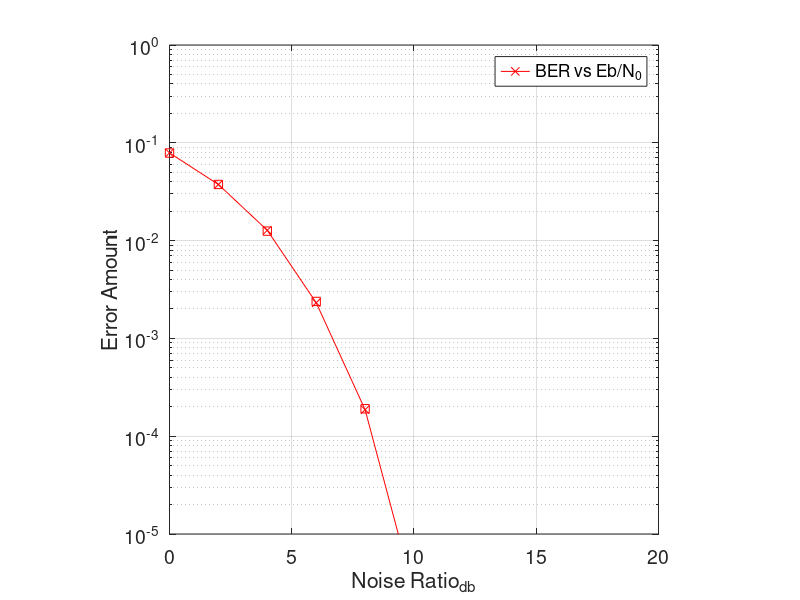

Reproduce this figure in MATLAB.
clear all
warning off
%%%%%%% INITIALIZATION %%%%%%%%%%%%%%%%%
Infty=50;
nBitsPerFrame=2000;
max_nFrame =2000;
fErrLim=100;
snr_db=0:2:20;
Eb_n0=zeros(size(snr_db));  %Initializing Eb/N0
%%%%% SYMBOL CONSTELLATION %%%%%%%%%
tb2=[0;1];
nBitPerSym=1;
M=2^nBitPerSym;
symbolBook=exp(1j*2*pi*[0:(M-1)]/M);
bitBook=tb2;
%%%%%%%%%%%%%%ERROR MATRICES%%%%%%%%%%%%%%%%%%%%
nSymPerFrame=nBitsPerFrame/nBitPerSym;
errbits=zeros(length(snr_db), 1);
nFrames=zeros(length(snr_db), 1);
fErrs=errbits;
%%%%%%%%%%%%%%%%%%%%%%%%%%%%%%%%%%%%%%%%%%%%%%%
for nEN = 1:length(snr_db) % SNR POINTS
    snr_p=snr_db(nEN);
    en = 10^(snr_p/10); % convert SNR from unit db to normal numbers
    Eb_n0(nEN)= 10*log10(en/nBitPerSym); % Calculating Eb/N0 in unit db
    sigma = 1/sqrt(en); % standard deviation of AWGN noise
    nframe = 0;
    while (nframe<max_nFrame) && (fErrs(nEN)<fErrLim)
        errbit_count=0;
        nframe = nframe + 1;
        info_bits=round(rand(1,nBitsPerFrame));
        info_matrix=reshape(info_bits, nBitPerSym, nSymPerFrame);
        sym_vec=ones(1,nSymPerFrame);
        for v=1:nBitPerSym
            sym_vec=sym_vec+info_matrix(v,:).*2^(nBitPerSym-v);
        end
        sym_seq=symbolBook(sym_vec);
        %%%%%%%%%%%%%CHANNEL %%%%%%%%%%%%%%%%%%%%%
        noise=1/sqrt(2)*[randn(1, nSymPerFrame) + 1j*randn(1,nSymPerFrame)];
        det_seq=zeros(1,nBitsPerFrame);
        rec_sig=sym_seq+sigma*noise;
        %%%%DETECTOR %%%%%%%%%%%%
        CODE_SYMBOLS=repmat(transpose(symbolBook),1,nSymPerFrame);
        REC_SIG=repmat(rec_sig,length(symbolBook),1);
        distance_mat=abs(CODE_SYMBOLS-REC_SIG);
        [~, det_sym_ind]=min(distance_mat,[],1);        
        detected_bits=[bitBook(det_sym_ind, :)]';      
        
           
        errbit = sum(sum(abs(info_matrix-detected_bits)));
        errbits(nEN)=errbits(nEN)+errbit;
        errbit_count=errbit_count+errbit;
        if errbit_count~=0
            fErrs(nEN)=fErrs(nEN)+1;
        end
    end % End of while loop
    nFrames(nEN)=nframe;
    
end %end for (SNR points)

theorerr=qfunc(sqrt(2*10.^(snr_db/10) ) );
BER_BPSK=errbits./nFrames/nBitsPerFrame;
save BPSK.mat BER_BPSK

figure
semilogy(Eb_n0, BER_BPSK,'-x','Color','r');
hold on
semilogy(Eb_n0, theorerr,'s','Color','r');
hold off
xlabel("Noise Ratio_d_b");
ylabel("Error Amount");
legend('BER vs Eb/N_0'); 
axis square
grid on
set(gca,'FontSize',14);
ylim([0.00001 1]);
